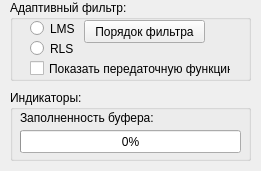
<?xml version="1.0" encoding="UTF-8"?>
<ui version="4.0">
 <class>AdaptiveFilter</class>
 <widget class="QWidget" name="AdaptiveFilter">
  <property name="geometry">
   <rect>
    <x>0</x>
    <y>0</y>
    <width>261</width>
    <height>171</height>
   </rect>
  </property>
  <property name="windowTitle">
   <string>AdaptiveFilter</string>
  </property>
  <widget class="QGroupBox" name="groupBox">
   <property name="geometry">
    <rect>
     <x>10</x>
     <y>0</y>
     <width>241</width>
     <height>81</height>
    </rect>
   </property>
   <property name="title">
    <string>Адаптивный фильтр:</string>
   </property>
   <widget class="QCheckBox" name="checkBox">
    <property name="geometry">
     <rect>
      <x>20</x>
      <y>60</y>
      <width>201</width>
      <height>17</height>
     </rect>
    </property>
    <property name="text">
     <string>Показать передаточную функцию</string>
    </property>
   </widget>
   <widget class="QRadioButton" name="radioButton_2">
    <property name="geometry">
     <rect>
      <x>20</x>
      <y>40</y>
      <width>82</width>
      <height>17</height>
     </rect>
    </property>
    <property name="text">
     <string>RLS</string>
    </property>
   </widget>
   <widget class="QPushButton" name="pushButton">
    <property name="geometry">
     <rect>
      <x>74</x>
      <y>20</y>
      <width>121</width>
      <height>23</height>
     </rect>
    </property>
    <property name="text">
     <string>Порядок фильтра</string>
    </property>
   </widget>
   <widget class="QRadioButton" name="radioButton">
    <property name="geometry">
     <rect>
      <x>20</x>
      <y>20</y>
      <width>82</width>
      <height>17</height>
     </rect>
    </property>
    <property name="text">
     <string>LMS</string>
    </property>
   </widget>
  </widget>
  <widget class="QGroupBox" name="groupBox_2">
   <property name="geometry">
    <rect>
     <x>10</x>
     <y>90</y>
     <width>241</width>
     <height>71</height>
    </rect>
   </property>
   <property name="title">
    <string>Индикаторы:</string>
   </property>
   <widget class="QLabel" name="label_4">
    <property name="geometry">
     <rect>
      <x>10</x>
      <y>20</y>
      <width>141</width>
      <height>16</height>
     </rect>
    </property>
    <property name="text">
     <string>Заполненность буфера:</string>
    </property>
   </widget>
   <widget class="QProgressBar" name="progress">
    <property name="geometry">
     <rect>
      <x>10</x>
      <y>40</y>
      <width>221</width>
      <height>23</height>
     </rect>
    </property>
    <property name="value">
     <number>0</number>
    </property>
   </widget>
  </widget>
 </widget>
 <layoutdefault spacing="6" margin="11"/>
 <resources/>
 <connections/>
</ui>
